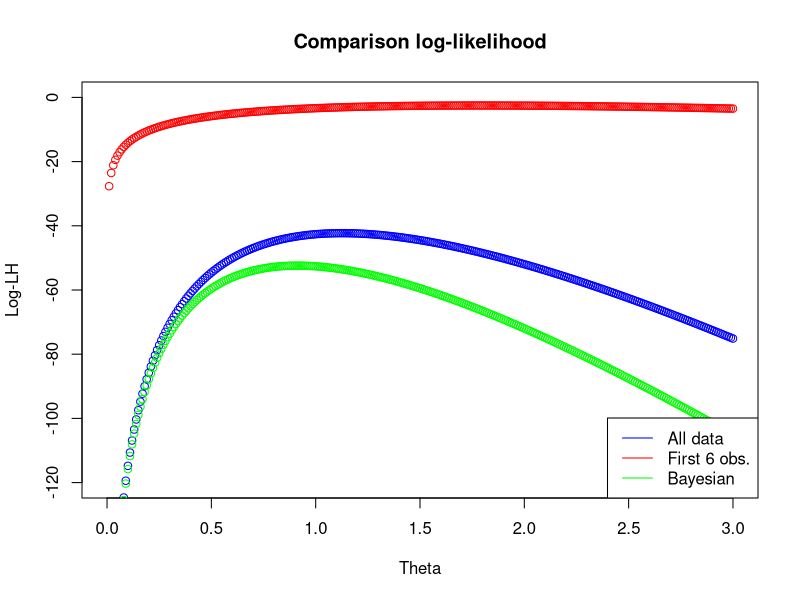
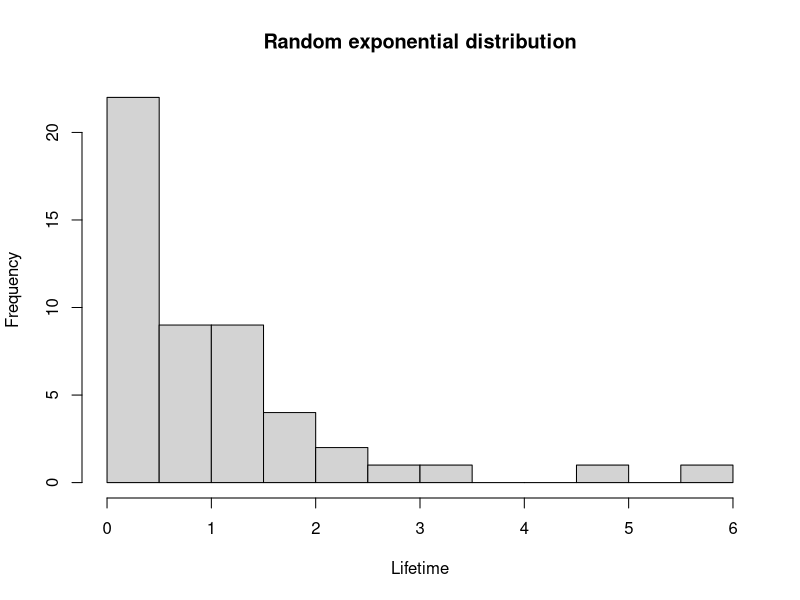
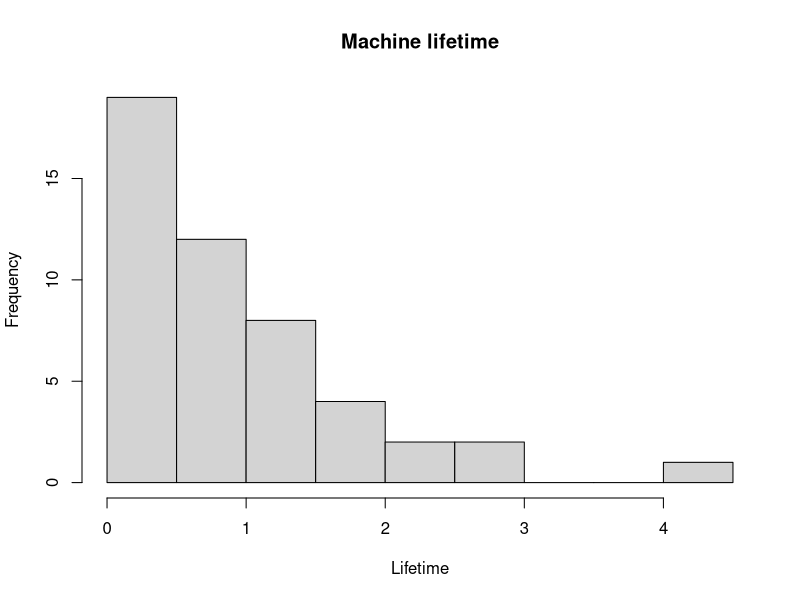
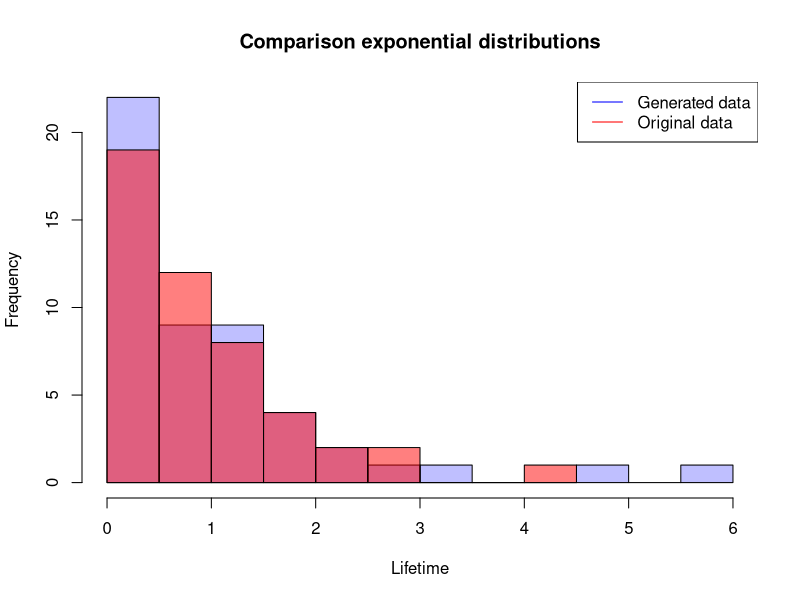

Generate these figures, in order, with R:
# Calculate the log-likelihood
log_likelihood = function(x, theta) {
  distribution = theta*exp((-theta)*x)
  return(log(prod(distribution)))
}

l_func = function(x, theta, lambda) {
  distr = prod(theta*exp((-theta)*x))
  prior = exp((-lambda)*theta)
  return((log(distr*prior)))
}

# LAB 1, EX 2: Lifetime of Machines
setwd("/home/adam/Documents/MT5/TDDE01-Machine-Learning/lab1")
data <- read.csv("./machines.csv")

# Task 2: Plot dependency curve of theta
theta = seq(0.0, 3.0, 0.01)
log_lh1 = sapply(theta, log_likelihood, x=data)
plot(theta, log_lh1, col="blue", ylim=c(-120,0), main="Comparison log-likelihood", xlab = "Theta", ylab = "Log-LH")
theta_max1 = theta[which(log_lh1==max(log_lh1))]

# Task 3: Plot curve of 6 first observations
nObs = 6
obs = head(data, nObs)
log_lh2 = sapply(theta, log_likelihood, x=obs)
points(theta, log_lh2, col="red")
theta_max2 = theta[which(log_lh2==max(log_lh2))]

# Task 4: Bayesian model with prior
l_theta = sapply(theta, l_func, x=data, lambda=10)
points(theta, l_theta, col="green")
theta_maxL = theta[which(l_theta==max(l_theta))]
legend("bottomright", lty=c(1,1), col=c("blue", "red", "green"), legend = c("All data", "First 6 obs.", "Bayesian"))

# Task 5: New observations
newObs = 50
set.seed(12345)
random_distr = rexp(newObs, rate=theta_max1)

yLabel = seq(0,6, 0.5)
p1 = hist(random_distr, breaks=yLabel, main="Random exponential distribution", xlab="Lifetime")
p2 = hist(data$Length, main="Machine lifetime", xlab="Lifetime")
plot( p1, col=rgb(0,0,1,1/4), xlim=c(0,6), main="Comparison exponential distributions", xlab="Lifetime")  # first histogram
plot( p2, col=rgb(1,0,0,1/2), xlim=c(0,6), add=T)  # second
legend("topright", lty=c(1,1), col=c("blue", "red"), legend = c("Generated data", "Original data"))